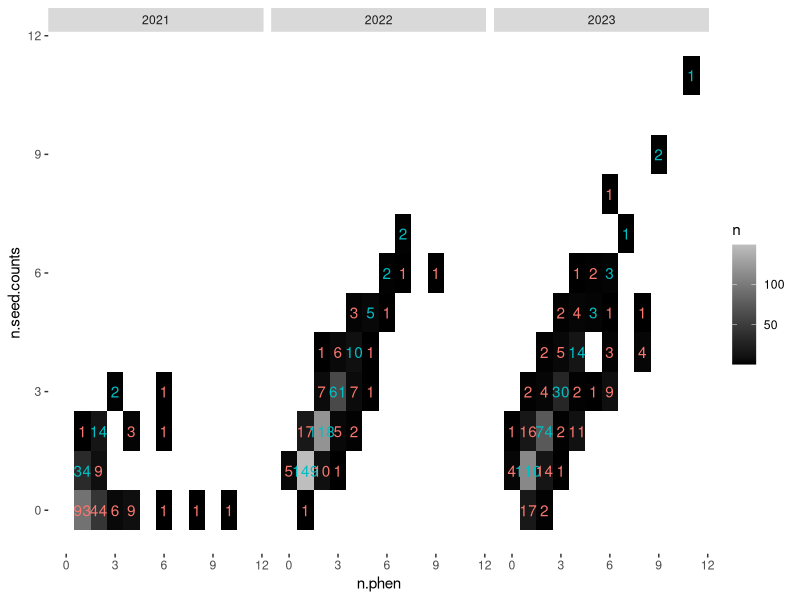
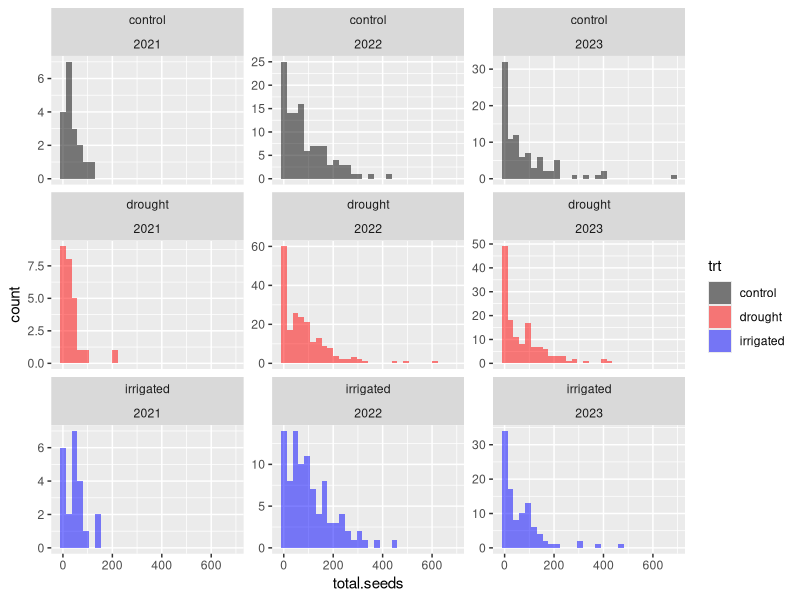

Recreate these plots in R, in order.
#################################################################################
# Script for combining and reconciling plant ids across datasets for recruitment
# estimation combining together these datasets:
# - demography (2021-2023) using the imputed survival dataset
#   (using this dataset because it's the one with the most processing)
# - seed set data per-umbel
#   (note this was reconciled with an *older* version of demography data)
# - phenology data per-umbel (a cleaned version)
# - the multiple umbel dataset (a cleaned version, with only 2021-2023)
# This script currently is only reconciling plantids among datasets - the
# corrected version is stored in a new `finalid` column.
# Once that's done I'll combine all four datasets into a single CSV for running
# some models of recruitment
# SN - init 9 Jan 2024
# #### Notes:
# - outstanding unreconciled issues, or other issues to be fixed, were flagged
# with the string UNSOLVED - I need to go back to these at some point
# in particular are there missing entries from plot 4, year 2022 in phen+/seed
# - how to handle prematurely dead umbels? ugh.
#################################################################################

library(ggplot2)
library(dplyr)
library(tidyr)

rm(list = ls())

# Processed demo
demo = read.csv('01_data_cleaning/out/demo_imputed_survival.csv') %>%
  # get rid of plants from before phen measurements and non-flowering plants
  filter(Year > 2020, No.umbels > 0 & !is.na(No.umbels)) %>%
  # remove the 'b's from plantids
  # (this will make reconciliation easier)
  mutate(plantid = gsub('b', '', plantid)) %>%
  mutate(finalid = plantid)

# Seed data
seed = read.csv('01_data_cleaning/out/demo_seed_v1.csv') %>%
  mutate(finalid = plantid.seed)

# Phen data
phen = read.csv('01_data_cleaning/out/phenology_all_ind_cleaned.csv') %>%
  mutate(finalid = plantid)

# Umbel data
mumb = read.csv('01_data_cleaning/out/multi_umbel_clean.csv') %>%
  # Turns out, there are 2020 umbel counts
  filter(Year > 2020) %>%
  mutate(finalid = plantid)

### All plantids

all.plantids = rbind(
  # Demo data
  demo %>% 
    distinct(plantid, Year) %>% 
    mutate(source = 'demo', is.in = TRUE),
  # Seed set data
  seed %>% 
    distinct(plantid.seed, year) %>% 
    mutate(source = 'seed', is.in = TRUE) %>% 
    rename(Year = year, plantid = plantid.seed),
  # Phenology data
  phen %>%
    distinct(plantid, year) %>%
    mutate(source = 'phen', is.in = TRUE) %>%
    rename(Year = year),
  # Umbel data
  # NOTE: this dataset only contains *multiple* umbels
  # so I will also add in the demo data for which there is one umbel and umbel
  # measurements
  mumb %>%
    distinct(plantid, Year) %>%
    mutate(source = 'mumb', is.in = TRUE),
  demo %>%
    filter(No.umbels %in% 1) %>%
    distinct(plantid, Year) %>%
    mutate(source = 'mumb', is.in = TRUE)
) %>%
  pivot_wider(
    id_cols = c(plantid, Year), names_from = source, 
    values_from = is.in, values_fill = FALSE
  )

head(all.plantids)
nrow(all.plantids)

all.plantids %>% 
  mutate(n.in = demo + seed + phen + mumb) %>%
  group_by(n.in) %>%
  summarise(n = n())
# lmao, jesus

all.plantids %>% 
  mutate(n.in = demo + seed + phen + mumb) %>%
  group_by(Year, n.in) %>%
  summarise(n = n())

### 2021: only a handful of plants here were included in phen
# so, there shouldn't be any plants from 2021 that are not listed in the
# phenology or seed set data
# I'll remove these plants here

all.plantids = all.plantids %>% filter(Year > 2021 | phen | seed)

### 2022: we don't have coordinates for these plants...
# we'll have to tackle these separately.

####################################################
####################################################
# Start reconciling ################################
####################################################
####################################################

##### Some rules of thumb:
# - it *would* be nice to keep the 'b' markers in here for reconciling all
# datasets... but that'll be tougher to do in code, and more work because it
# will involve editing more datasets
# so instead, I'll just remove the 'b's

##########
### 2022: coordinates not recorded
##########

all.plantids %>%
  filter(Year %in% 2022) %>%
  mutate(plantid = gsub('\\_[0-9]{1,2}[A-Z]$', '', plantid)) %>%
  group_by(plantid) %>%
  summarise(across(c(demo, seed, phen, mumb), any)) %>%
  mutate(n.in = demo + seed + phen + mumb) %>%
  group_by(n.in) %>%
  summarise(n = n())
# okay - much better!

# Plants to edit
all.plantids %>%
  filter(Year %in% 2022) %>%
  mutate(plantid = gsub('\\_[0-9]{1,2}[A-Z]$', '', plantid)) %>%
  group_by(plantid) %>%
  summarise(across(c(demo, seed, phen, mumb), any)) %>%
  filter(!(demo & seed & phen & mumb)) %>%
  print(n = nrow(.))

# 1 2230_4        TRUE  TRUE  FALSE TRUE 
# 2 2238_4        FALSE FALSE TRUE  FALSE

demo %>% filter(grepl('223[08]', plantid))
# no evidence of plant 2238 in demo
phen %>% filter(grepl('223[08]', plantid))
# must have been a misentry
phen = phen %>% mutate(finalid = gsub('2238', '2230', finalid))

# 3 3039_13       TRUE  FALSE FALSE TRUE
demo %>% filter(grepl('3039', plantid))
# note says 'was 3726'
# for purposes of reconciliation, I'll change it back to this
demo = demo %>% mutate(finalid = gsub('3039', '3726', finalid))

# 4 3076_15       FALSE FALSE TRUE  FALSE
phen %>% filter(grepl('3076', plantid))
# weird phen in 2022
# anyway...
demo %>% filter(grepl('3076', plantid)) # tag is not in any demo ids
demo %>% filter(grepl('3076', proc.note))
demo %>% filter(grepl('3076', demo.note))
# ah... tag misentry in phen
phen = phen %>% mutate(finalid = gsub('3076', '3706', finalid))

# 5 3143_9_140.95 TRUE  FALSE FALSE TRUE 
demo %>% filter(grepl('3143', plantid))
phen %>% filter(grepl('3143', plantid))
seed %>% filter(grepl('3143', plantid.seed))
demo %>% filter(grepl('140\\.95', plantid))
mumb %>% filter(grepl('140\\.95', plantid))
demo = demo %>% mutate(finalid = gsub('140\\.95', '14T', finalid))
mumb = mumb %>% mutate(finalid = gsub('140\\.95', '14T', finalid))

# 6 3151_3        FALSE FALSE TRUE  FALSE
phen %>% filter(grepl('3151', plantid))
demo %>% filter(grepl('3151', plantid)) # nope, diff plant
demo %>% filter(grepl('3151', demo.note))
demo %>% filter(grepl('3151', proc.note)) # nothing here...
demo %>% filter(Year %in% 2022, grepl('\\_3\\_', plantid))
demo %>% filter(grepl('7537', plantid)) # nope, not this one
demo %>% filter(grepl('3651', plantid)) # not this one...
seed %>% filter(year %in% 2022, grepl('\\_3', plantid.seed))
# (solved below!)

# 7 3164_13       TRUE  TRUE  FALSE TRUE 
demo %>% filter(grepl('3164', plantid)) # looks tag misread?
phen %>% filter(grepl('3614', plantid))
demo %>% filter(grepl('3614\\_13', plantid)) # yep - it's this one
phen = phen %>% mutate(finalid = gsub('3614\\_13', '3164_13', finalid))
phen %>% filter(grepl('3614', plantid))
phen %>% filter(grepl('3614', finalid)) # good - fixed

# 8 3164_6        TRUE  TRUE  FALSE TRUE 
phen %>% filter(grepl('3164', plantid))
demo %>% filter(grepl('3164\\_6', plantid)) # some tag chicanery here
phen %>% filter(grepl('3789', plantid)) # and there it is
phen = phen %>% mutate(finalid = gsub('3789\\_6', '3164\\_6', finalid))
phen %>% filter(grepl('3789', finalid)) # fixed
phen %>% filter(grepl('3164\\_6', finalid)) # fixed

# 9 3183_9_130.19 TRUE  FALSE FALSE TRUE 
demo %>% filter(grepl('130\\.19', plantid))
phen %>% filter(grepl('3183', plantid)) # hmm...
phen %>% filter(year %in% 2022, grepl('\\_9$', plantid)) # uh...?
phen %>% filter(grepl('\\_9\\_', plantid)) # super strange...
seed %>% filter(grepl('\\_9\\_', plantid.seed)) # also strange...
# so there are no plants from plot 9 in phen or seed aside from this one?
# weird

# 10 3296_7        TRUE  TRUE  FALSE TRUE 
# 11 3298_7        FALSE FALSE TRUE  FALSE
demo %>% filter(grepl('3296', plantid))
phen %>% filter(grepl('3298', plantid)) # there it is
# change it in all years?
phen = phen %>% mutate(finalid = gsub('3298\\_7', '3296_7', finalid))
phen %>% filter(grepl('3296\\_7', finalid))

# 12 3321_4        TRUE  FALSE FALSE TRUE 
demo %>% filter(grepl('3321', plantid))
phen %>% filter(grepl('3321', plantid))
phen %>% filter(year %in% 2022, grepl('\\_4$', plantid)) # hmm...
phen %>% 
  filter(year %in% 2022, grepl('\\_4$', plantid)) %>%
  group_by(plantid) %>%
  filter(n() == 2) # hmm...
all.plantids %>%
  filter(Year %in% 2022, !demo) %>%
  filter(grepl('3182\\_4', plantid) | grepl('3730\\_4', plantid) | grepl('7545\\_4', plantid))
# demo sheet says no phen for this plant

# 13 3363_14       FALSE FALSE TRUE  FALSE
# 14 3367_14       TRUE  TRUE  FALSE TRUE 
demo %>% filter(grepl('3363', plantid))
demo %>% filter(grepl('3367', plantid))
phen %>% filter(grepl('3363', plantid))
seed %>% filter(grepl('3363', plantid.seed))
phen = phen %>% mutate(finalid = gsub('3363', '3367', finalid))
phen %>% filter(grepl('3363', finalid))
phen %>% filter(grepl('3367', finalid)) # fixed

# 15 3379_14       FALSE TRUE  TRUE  FALSE
phen %>% filter(grepl('3379', plantid))
demo %>% filter(grepl('3379', plantid)) # interesting - here in 2023
seed %>% filter(grepl('3379', plantid.seed))
# ah... listed as having no umbels in 2022...
####### UNSOLVED #######
# phen says stalk was eaten; should do zero seeds...

# 16 3389_13       FALSE FALSE FALSE TRUE 
mumb %>% filter(grepl('3389', plantid))
phen %>% filter(grepl('3481', plantid))
mumb = mumb %>% mutate(finalid = gsub('3389', '3481', finalid))

# 17 3456_6        TRUE  FALSE FALSE FALSE
demo %>% filter(grepl('3456', plantid))
phen %>% filter(grepl('7587', plantid))
all.plantids %>% filter(grepl('7587', plantid))
# change in demo
demo = demo %>% mutate(finalid = gsub('3456', '7587', finalid))
demo %>% filter(grepl('3456', finalid))
demo %>% filter(grepl('7587', finalid))

# 18 3469_14       TRUE  TRUE  TRUE  FALSE
mumb %>% filter(grepl('3469', plantid)) # it's here in 2023
demo %>% filter(grepl('3469', plantid))
# hmm... okay might not need changing?

# 19 3481_13       TRUE  TRUE  TRUE  FALSE # fixed above

# 20 3495_14       TRUE  TRUE  FALSE TRUE 
demo %>% filter(grepl('3495', plantid))
# okay... no notes suggesting other tags...
phen %>% filter(grepl('3495', plantid)) # it's here in 2023
demo %>% filter(Year %in% 2022, grepl('\\_14\\_1A', plantid))
# wow that kinda sucks. nearly identical tags in the same location...
demo %>% filter(grepl('\\_14\\_1A', plantid))
# yeah that sucks
# anyway
# also there's no umbel diameter listed for the 2022 record (damn)
phen %>% filter(grepl('3459', plantid)) # only two umbels are listed here (one clipped)
# okay. I don't think this can be fixed.
phen %>% filter(year %in% 2022, grepl('\\_14', plantid))

# 21 3542_1        TRUE  TRUE  TRUE  FALSE
demo %>% filter(grepl('3542', plantid), Year %in% 2022)
demo %>% filter(grepl('3542', plantid)) # no notes about tags...
mumb %>% filter(grepl('\\_1\\_', plantid), Year %in% 2022) %>% distinct(plantid)
mumb %>% filter(grepl('\\_1\\_0I', plantid), Year %in% 2022) # nothing here
mumb %>% filter(grepl('\\_1\\_[01238]I', plantid), Year %in% 2022)
all.plantids %>% filter(Year %in% 2022, grepl('\\_1\\_', plantid), !demo, mumb)
####### UNSOLVED #######
# think it's just... not recorded. or data entry mistake?

# 22 3555_4        TRUE  FALSE FALSE TRUE 
demo %>% filter(grepl('3555', plantid)) # no other tags
phen %>% filter(grepl('3555', plantid)) # here in 2021
seed %>% filter(grepl('3555', plantid.seed)) # here in 2021...
all.plantids %>% filter(grepl('\\_4$', plantid), Year %in% 2022, phen)
# maybe 3656...? no... that would have appeared below...
####### UNSOLVED #######

# 23 3558_13       TRUE  FALSE FALSE TRUE 
demo %>% filter(grepl('3558', plantid)) # no other tags
phen %>% filter(grepl('3558', plantid))
phen %>% filter(grepl('3769', plantid), year %in% 2022) # yep that's it
mumb %>% filter(grepl('3769', plantid)) # sweet
# only one umbel in 2021/2022 so no need to change mumb
demo = demo %>% mutate(finalid = gsub('3558', '3769', finalid))

# 24 3563_4        TRUE  FALSE FALSE TRUE 
demo %>% filter(grepl('3563', plantid)) # no other tags
phen %>% filter(grepl('3563', plantid)) # not here at all...
phen %>% filter(grepl('\\_4$', plantid)) %>% distinct(plantid, .keep_all = TRUE)
seed %>% filter(grepl('3563', plantid.demo)) # nothing here...
seed %>% filter(grepl('\\_4\\_', plantid.demo)) %>% distinct(plantid.demo, .keep_all = TRUE)
# could it be 3656?
demo %>% filter(grepl('3656', plantid), Year %in% 2022) # nope, that's here
####### UNSOLVED #######

# 25 3595_13       FALSE TRUE  FALSE FALSE
seed %>% filter(grepl('3595', plantid.seed)) # ? should be here...
demo %>% filter(grepl('3595', plantid))
# ah... it's not listed as flowering in demo
# although it's not in phen...
phen %>% filter(grepl('3595', plantid)) # here in 2021
phen %>% filter(grepl('\\_13$', plantid)) %>% distinct(plantid, .keep_all = TRUE)
demo %>% filter(grepl('3593', plantid), Year %in% 2022) # nope, not mis-entered as 3593
####### UNSOLVED #######
####### go into demo and add flowering info to 3595_13 in 2022
####### (although it has no phen... maybe I should use budding phen?)

# 26 3614_13       FALSE FALSE TRUE  FALSE # should have been fixed above...
phen %>% filter(grepl('3614', plantid))

# 27 3634_4        TRUE  FALSE FALSE TRUE 
demo %>% filter(grepl('3634', plantid)) # probably not a tag fix... (14 leaves??)
mumb %>% filter(grepl('3634', plantid)) # okay, good
phen %>% filter(grepl('3634', plantid)) # here in 2021
seed %>% filter(grepl('3634', plantid.demo)) # nothing
seed %>% filter(grepl('\\_4\\_', plantid.demo), year %in% 2022)
# ugh... not here?
phen %>% filter(grepl('\\_4$', plantid), year %in% 2022)
####### UNSOLVED #######

# 28 3651_3        TRUE  TRUE  FALSE TRUE 
demo %>% filter(grepl('3651', plantid)) # no other tag
phen %>% filter(grepl('3651', plantid)) # 2023 only
seed %>% filter(grepl('3651', plantid.demo)) # come on man...
all.plantids %>% filter(Year %in% 2022, phen, !seed)
# THAT'S IT! right?
phen %>% filter(grepl('3151', plantid))
demo %>% filter(grepl('3151\\_3', plantid)) # looks promising...
seed %>% filter(grepl('3151\\_3', plantid.seed))
phen = phen %>% mutate(finalid = gsub('3151\\_3', '3651_3', finalid))

# 29 3706_15       TRUE  TRUE  FALSE TRUE  # possibly fixed above
phen %>% filter(grepl('3706', finalid))

# 30 3726_13       FALSE TRUE  TRUE  FALSE
demo %>% filter(grepl('3726', plantid)) # nada
seed %>% filter(grepl('3726', plantid.seed))
demo %>% filter(grepl('\\_13\\_', plantid), Year %in% 2022, No.umbels %in% 1)
demo %>% filter(grepl('3726', proc.note)) # tag was changed
demo %>% filter(grepl('3039', plantid))
demo = demo %>% mutate(finalid = gsub('3039', '3726', finalid))

# 31 3735_4        TRUE  FALSE FALSE TRUE 
demo %>% filter(grepl('3735', plantid))
demo %>% filter(grepl('3735', proc.note))
demo %>% filter(grepl('3735', demo.note))
phen %>% filter(grepl('\\_4$', plantid))
####### UNSOLVED #######

# 32 3750_4        TRUE  FALSE FALSE TRUE 
demo %>% filter(grepl('3750', plantid))
demo %>% filter(grepl('3750', proc.note))
demo %>% filter(grepl('3750', demo.note))
phen %>% filter(grepl('\\_4$', plantid))
# 3730? 7550?
phen %>% filter(grepl('3730', plantid), year %in% 2022) # nope
phen %>% filter(grepl('7550', plantid), year %in% 2022) # nope
####### UNSOLVED #######

# 33 3769_13       FALSE TRUE  TRUE  FALSE
demo %>% filter(grepl('3769', plantid))
demo %>% filter(grepl('3769', demo.note))
demo %>% filter(grepl('3769', proc.note)) # fixed above

# 34 3770_9        TRUE  FALSE FALSE TRUE 
demo %>% filter(grepl('3770', plantid))
phen %>% filter(grepl('3059', plantid))
phen %>% filter(grepl('3770', plantid))
seed %>% filter(grepl('3770', plantid.demo))
seed %>% filter(grepl('3770', plantid.seed))
####### UNSOLVED #######

# 35 3782_1        FALSE TRUE  TRUE  FALSE
demo %>% filter(grepl('3782', plantid)) # it's here in 2023
# ahhh this was that weird pair
demo %>% filter(grepl('3814', plantid))
seed %>% filter(grepl('3782', plantid.seed))
# but which of these is which
# probably requires looking at the original datasheets
####### UNSOLVED #######
# (but solvable!)

# 36 3789_6        FALSE FALSE TRUE  FALSE
phen %>% filter(grepl('3789', plantid)) # already fixed

# 37 3813_15       FALSE FALSE TRUE  FALSE
phen %>% filter(grepl('3813', plantid))
demo %>% filter(grepl('3813', proc.note))
demo %>% filter(grepl('3813', demo.note))
# plant is 3831
demo %>% filter(grepl('3831', plantid))
seed %>% filter(grepl('3831', plantid.seed))
phen %>% filter(grepl('3813\\_15', plantid))
# specifically 3831_15
phen = phen %>% mutate(finalid = gsub('3813\\_15', '3831_15', finalid))
phen %>% filter(grepl('3813\\_15', finalid)) # good
phen %>% filter(grepl('3831\\_15', finalid)) # fixed

# 38 3814_1        TRUE  TRUE  TRUE  FALSE
demo %>% filter(grepl('3814', plantid))
# this is the one from above
# look at the original datasheets
####### UNSOLVED #######
# (but solvable!)

# 39 3831_15       TRUE  TRUE  FALSE TRUE 
phen %>% filter(grepl('3831', plantid)) # fixed above

# 40 3866_7        TRUE  TRUE  FALSE TRUE 
phen %>% filter(grepl('3866', plantid)) # 2021 record only
demo %>% filter(grepl('3866', proc.note))
demo %>% filter(grepl('3866', plantid)) # 3866 (ah.. is below)
phen %>% filter(grepl('3886', plantid))
phen = phen %>% mutate(finalid = gsub('3886', '3866', finalid))
phen %>% filter(grepl('3886', finalid))

# 41 3880_13       FALSE FALSE FALSE TRUE 
mumb %>% filter(grepl('3880', plantid))
# some confusion with 7537
mumb %>% filter(grepl('7537', plantid)) # none here
demo %>% filter(grepl('7537', plantid))
phen %>% filter(grepl('7537', plantid))
mumb = mumb %>% mutate(finalid = gsub('3880', '7537', finalid))

# 42 3886_7        FALSE FALSE TRUE  FALSE # solved above

# 43 5037_7        TRUE  TRUE  FALSE TRUE 
demo %>% filter(grepl('5037', plantid))
# note says no tracking phenology (death)

# 44 5040_7        TRUE  TRUE  FALSE TRUE
demo %>% filter(grepl('5040', plantid))
# note says umbel is dead
seed %>% filter(grepl('5040', plantid.seed))

# 45 7526_1        FALSE TRUE  FALSE FALSE
# 46 7536_1        TRUE  FALSE TRUE  TRUE 
seed %>% filter(grepl('7526', plantid.seed)) # (lol? why did I do this)
phen %>% filter(grepl('7536', plantid))
demo %>% filter(grepl('7536', plantid))
seed = seed %>% mutate(finalid = gsub('7526', '7536', finalid))
seed %>% filter(grepl('7526', finalid))
seed %>% filter(grepl('7536', finalid))

# 47 7537_13       TRUE  TRUE  TRUE  FALSE # solved above

# 48 7587_6        FALSE TRUE  TRUE  TRUE 
demo %>% filter(grepl('7587', proc.note))
demo %>% filter(grepl('7587', plantid))
demo %>% filter(grepl('7587', finalid)) # fixed above


##########
### Re-combine these based on finalids
##########

all.plantids = rbind(
  # Demo data
  demo %>% 
    distinct(finalid, Year) %>% 
    mutate(source = 'demo', is.in = TRUE),
  # Seed set data
  seed %>% 
    distinct(finalid, year) %>% 
    mutate(source = 'seed', is.in = TRUE) %>% 
    rename(Year = year),
  # Phenology data
  phen %>%
    distinct(finalid, year) %>%
    mutate(source = 'phen', is.in = TRUE) %>%
    rename(Year = year),
  # Umbel data
  # NOTE: this dataset only contains *multiple* umbels
  # so I will also add in the demo data for which there is one umbel and umbel
  # measurements
  mumb %>%
    distinct(finalid, Year) %>%
    mutate(source = 'mumb', is.in = TRUE),
  demo %>%
    filter(No.umbels %in% 1) %>%
    distinct(finalid, Year) %>%
    mutate(source = 'mumb', is.in = TRUE)
) %>%
  pivot_wider(
    id_cols = c(finalid, Year), names_from = source, 
    values_from = is.in, values_fill = FALSE
  )

head(all.plantids)
nrow(all.plantids)

all.plantids %>% 
  filter(!(Year %in% 2022)) %>%
  mutate(n.in = demo + seed + phen + mumb) %>%
  group_by(n.in) %>%
  summarise(n = n())
# still quite bad, goodness

all.plantids %>% 
  mutate(n.in = demo + seed + phen + mumb) %>%
  group_by(Year, n.in) %>%
  summarise(n = n())

### 2021: only a handful of plants here were included in seed
# so, there shouldn't be any plants from 2021 that are not listed in the
# seed set data
# I'll remove these plants here

all.plantids = all.plantids %>% filter(Year > 2021 | seed)

####################
# Next - look at 2021
####################

# all.plantids %>%
#   filter(Year %in% 2021) %>%
#   filter(!(demo & mumb & phen & seed)) %>%
#   print(n = nrow(.))

# 1 3135_12_7G   2021 TRUE  TRUE  TRUE  FALSE
demo %>% filter(grepl('3135', plantid))
mumb %>% filter(grepl('3135', plantid))
# notes suggest that one of these two umbels was closed
# so, remove from data?

# 2 3143_9_14T   2021 TRUE  TRUE  TRUE  FALSE
demo %>% filter(grepl('3143', plantid))
mumb %>% filter(grepl('3143', plantid))
# one umbel area is listed - other is closed
# remove?

# 3 3149_14_19A  2021 TRUE  TRUE  FALSE TRUE 
demo %>% filter(grepl('3149', plantid))
phen %>% filter(grepl('\\_14\\_', plantid), year %in% 2021)
# ah... somehow coords got recoreded as '29' instead of '19'
phen = phen %>% mutate(finalid = gsub('3149\\_14\\_29A', '3149_14_19A', finalid))
phen %>% filter(grepl('\\_14\\_', plantid), year %in% 2021)

# 4 3179_6_5E    2021 TRUE  TRUE  FALSE TRUE 
phen %>% filter(grepl('\\_6\\_', finalid), year %in% 2021) %>% distinct(finalid) # that's a lot
demo %>% filter(grepl('3179', plantid))
# in 2022, tag was 3748
phen %>% filter(grepl('3748', plantid)) # and there it is
phen = phen %>% mutate(finalid = gsub('3748', '3179', finalid))
phen %>% filter(grepl('3179', finalid)) # good

# 5 3436_15_17H  2021 TRUE  TRUE  FALSE TRUE 
demo %>% filter(grepl('3436', plantid))
phen %>% filter(grepl('3436', plantid))
phen %>% filter(grepl('3436\\_15\\_17H', plantid))
# mis-entered coordinates
phen = phen %>% mutate(finalid = gsub('3436\\_15\\_12H', '3436_15_17H', finalid))
phen %>% filter(grepl('3436\\_15\\_17H', finalid))

# 6 3453_7_0C    2021 TRUE  TRUE  TRUE  FALSE
demo %>% filter(grepl('3453', plantid)) # no umbels... maybe died? also doesn't say SOS
phen %>% filter(grepl('3453', plantid))
seed %>% filter(grepl('3453', plantid.seed)) # only one is dead
mumb %>% filter(grepl('3453', plantid)) # here in 2022
mumb %>% filter(grepl('\\_7\\_', plantid), Year %in% 2021) # nobody else in plot 7, also not SOS (ugh)
# maybe it was just never entered?
####### UNSOLVED #######

# 7 3567_1_3I    2021 TRUE  TRUE  TRUE  FALSE
demo %>% filter(grepl('3567', plantid)) # only one umbel listed
mumb %>% filter(grepl('3567', plantid)) # yep, here in 2022-23
seed %>% filter(grepl('3567', plantid.seed)) # dead
# guess it'll just get excluded

# 8 3916_6_7C    2021 TRUE  TRUE  FALSE TRUE 
demo %>% filter(grepl('3916', plantid)) # no other tags
phen %>% filter(grepl('\\_6\\_', plantid), year %in% 2021) %>% distinct(plantid)
# bet it's 3918
phen %>% filter(grepl('3918', plantid))
demo %>% filter(grepl('3918', plantid))
phen = phen %>% mutate(finalid = gsub('3918', '3916', finalid))
phen %>% filter(grepl('3916', finalid))

# 9 3978_13_2F   2021 TRUE  TRUE  TRUE  FALSE
demo %>% filter(grepl('3978', plantid)) # only one umbel diameter listed
seed %>% filter(grepl('3978', plantid.seed)) # yes - it's dead

# 10 3365_1_0J    2021 FALSE TRUE  TRUE  FALSE
seed %>% filter(grepl('3365', plantid.seed))
demo %>% filter(grepl('3365\\_1', plantid)) # listed as 
# oh... it's listed as having zero umbels in 2021
phen %>% filter(grepl('3365', plantid))
####### UNSOLVED #######
# check for a data entry error?

# 11 3418_1_18E   2021 FALSE TRUE  TRUE  FALSE
seed %>% filter(grepl('3418', plantid.seed), year %in% 2021)
demo %>% filter(grepl('3418', plantid)) # coords mis-entered
demo = demo %>% mutate(finalid = gsub('3418\\_1\\_18B', '3418_1_18E', finalid))
demo %>% filter(grepl('3418\\_1\\_18E', finalid))

# 12 3122_4_8J    2021 FALSE TRUE  TRUE  FALSE
seed %>% filter(grepl('3122', plantid.seed))
# it's listed as not flowering in 2021 demo (zero umbels)
####### UNSOLVED #######
# check for a data entry error?

# 13 3555_4_11T   2021 FALSE TRUE  TRUE  FALSE
demo %>% filter(grepl('3555', plantid)) # I changed the coord in processing
demo = demo %>% mutate(finalid = gsub('3555\\_4\\_11J', '3555_4_11T', finalid))
demo %>% filter(grepl('3555\\_4\\_11T', finalid))

# 14 3488_5_13J   2021 FALSE TRUE  FALSE FALSE
demo %>% filter(grepl('3488', plantid)) # just a coord issue
mumb %>% filter(grepl('3488', plantid))
phen %>% filter(grepl('3488', plantid)) # hmm... not sure what 2023 will look like
seed %>% filter(grepl('3488', plantid.seed)) # missed in 2023?
demo = demo %>% mutate(finalid = gsub('3488\\_5\\_15I', '3488_5_13J', finalid))
mumb = mumb %>% mutate(finalid = gsub('3488\\_5\\_15I', '3488_5_13J', finalid))

# 15 5045_5_13C   2021 FALSE TRUE  TRUE  FALSE
demo %>% filter(grepl('5045', plantid))
mumb %>% filter(grepl('5045', plantid)) # hmm...
# actually maybe here change seed/phen instead of demo/mumb
seed %>% filter(grepl('5045', plantid.seed))
seed = seed %>% mutate(finalid = gsub('5045\\_5_13C', '5045_5_12B', finalid))
phen %>% filter(grepl('5045', plantid))
phen = phen %>% mutate(finalid = gsub('5045\\_5_13C', '5045_5_12B', finalid))

##########
### Re-combine these based on finalids, again
##########

all.plantids = rbind(
  # Demo data
  demo %>% 
    distinct(finalid, Year) %>% 
    mutate(source = 'demo', is.in = TRUE),
  # Seed set data
  seed %>% 
    distinct(finalid, year) %>% 
    mutate(source = 'seed', is.in = TRUE) %>% 
    rename(Year = year),
  # Phenology data
  phen %>%
    distinct(finalid, year) %>%
    mutate(source = 'phen', is.in = TRUE) %>%
    rename(Year = year),
  # Umbel data
  # NOTE: this dataset only contains *multiple* umbels
  # so I will also add in the demo data for which there is one umbel and umbel
  # measurements
  mumb %>%
    distinct(finalid, Year) %>%
    mutate(source = 'mumb', is.in = TRUE),
  demo %>%
    filter(No.umbels %in% 1) %>%
    distinct(finalid, Year) %>%
    mutate(source = 'mumb', is.in = TRUE)
) %>%
  pivot_wider(
    id_cols = c(finalid, Year), names_from = source, 
    values_from = is.in, values_fill = FALSE
  ) %>%
  filter(Year > 2021 | seed)

head(all.plantids)
nrow(all.plantids)

all.plantids %>% 
  filter(!(Year %in% 2022)) %>%
  mutate(n.in = demo + seed + phen + mumb) %>%
  group_by(n.in) %>%
  summarise(n = n())
# better but not by much

all.plantids %>% 
  mutate(n.in = demo + seed + phen + mumb) %>%
  group_by(Year, n.in) %>%
  summarise(n = n())
# A lot of 2023 to do. Probably coordinate issues (bleh)


####################
# Fix 2023
####################

all.plantids %>%
  filter(Year %in% 2023) %>%
  filter(!(demo & mumb & phen & seed)) %>%
  arrange(finalid) %>%
  print(n = nrow(.))
# that's a lot
# prune out the coords, there's gotta be a clever way to do this... maybe see if
# any tag-plots show up multiple times?

all.plantids %>%
  filter(Year %in% 2023) %>%
  separate(finalid, into = c('tag', 'plot', 'coord'), sep = '_', remove = FALSE) %>%
  select(-coord) %>%
  unite(c(tag, plot), col = planttag, sep = "_") %>%
  group_by(planttag) %>%
  filter(n() > 2)
# only two cases to worry about

all.plantids %>%
  filter(Year %in% 2023) %>%
  separate(finalid, into = c('tag', 'plot', 'coord'), sep = '_', remove = FALSE) %>%
  select(-coord) %>%
  unite(c(tag, plot), col = planttag, sep = "_") %>%
  arrange(planttag) %>% 
  filter(!(demo & seed & phen & mumb))
# jesus that's a lot

all.plantids %>%
  filter(Year %in% 2023) %>%
  separate(finalid, into = c('tag', 'plot', 'coord'), sep = '_', remove = FALSE) %>%
  select(-coord) %>%
  unite(c(tag, plot), col = planttag, sep = "_") %>%
  arrange(planttag) %>% 
  filter(!(demo & seed & phen & mumb)) %>%
  # Get rid of plants where there are two records and the plant-tag combo
  # appears in every data set
  group_by(planttag) %>%
  filter(!(n() %in% 2 & any(demo) & any(seed) & any(phen) & any(mumb))) %>%
  print(n = nrow(.))
# jesus what is up with the seed and phen data in 2023

seed %>% filter(year %in% 2023) %>% distinct(plantid.seed) %>% nrow()
seed %>% 
  filter(year %in% 2023) %>% 
  distinct(plantid.seed, .keep_all = TRUE) %>% 
  group_by(plot) %>%
  summarise(n = n())
phen %>% filter(year %in% 2023) %>% distinct(plantid) %>% nrow()
demo %>% filter(Year %in% 2023, !is.na(No.umbels), No.umbels > 0) %>% nrow()
# ah... ~150 plants in demo but not in phen
# interesting
# So I'll just focus on the plants in phen and seed?

all.plantids %>%
  filter(Year %in% 2023) %>%
  separate(finalid, into = c('tag', 'plot', 'coord'), sep = '_', remove = FALSE) %>%
  select(-coord) %>%
  unite(c(tag, plot), col = planttag, sep = "_") %>%
  arrange(planttag) %>% 
  filter(!(demo & seed & phen & mumb)) %>%
  # Get rid of plants where there are two records and the plant-tag combo
  # appears in every data set
  group_by(planttag) %>%
  filter(!(n() %in% 2 & any(demo) & any(seed) & any(phen) & any(mumb))) %>%
  ungroup() %>%
  arrange(desc(seed), desc(phen), planttag) %>%
  print(n = nrow(.))

# 1 3125_5_2I     3125_5    2023 FALSE TRUE  TRUE  FALSE
demo %>% filter(grepl('3125\\_5', plantid))
phen %>% filter(grepl('3125\\_5', plantid))
seed %>% filter(grepl('3125\\_5', plantid.seed))
phen = phen %>% mutate(finalid = gsub('3125\\_5\\_2I', '3125_5_3I', finalid))
seed = seed %>% mutate(finalid = gsub('3125\\_5\\_2I', '3125_5_3I', finalid))

# 2 3368_15_14B   3368_15   2023 FALSE TRUE  TRUE  FALSE
seed %>% filter(grepl('3368', plantid.seed))
# I checked demo - plant has an all-NA record because it disappeared
# no fix for this

# 3 3391_13_8G    3391_13   2023 FALSE TRUE  TRUE  FALSE
seed %>% filter(grepl('3391\\_13', plantid.seed))
demo %>% filter(grepl('3391\\_13', plantid))
phen = phen %>% mutate(finalid = gsub('3391\\_13\\_8G', '3391_13_7G', finalid))
seed = seed %>% mutate(finalid = gsub('3391\\_13\\_8G', '3391_13_7G', finalid))

# 4 3785_6_15H    3785_6    2023 FALSE TRUE  TRUE  FALSE
seed %>% filter(grepl('3785', plantid.seed))
demo %>% filter(grepl('3785', proc.note)) # lol? it's listed as no plant in 2023...
phen %>% filter(grepl('3785', plantid)) # ?

# 5 5849_7_1E     5849_7    2023 FALSE TRUE  TRUE  FALSE
seed %>% filter(grepl('5849', plantid.seed)) # doesn't match with anything in demo...
demo %>% filter(grepl('5049', plantid))
mumb %>% filter(grepl('5049', plantid))
seed = seed %>% mutate(finalid = gsub('5849', '5049', finalid))
phen = phen %>% mutate(finalid = gsub('5849', '5049', finalid))

# 6 7698_10_9D    7698_10   2023 TRUE  TRUE  TRUE  FALSE
demo %>% filter(grepl('7698', plantid))
mumb %>% filter(grepl('7[0-9]98', plantid))
mumb = mumb %>% mutate(finalid = gsub('7598', '7698', finalid))

# 7 3069_7_1B     3069_7    2023 FALSE TRUE  FALSE FALSE
seed %>% filter(grepl('3069', plantid.seed))
demo %>% filter(grepl('3069', plantid))
phen %>% filter(grepl('3069', plantid)) # not in phen though...
phen %>% filter(grepl('\\_7\\_[12][ABC]', plantid))
# oh right... umbel is dead.. well even still
seed = seed %>% mutate(finalid = gsub('3069\\_7\\_1B', '3069_7_1C', finalid))

# 8 3297_15_11H   3297_15   2023 FALSE TRUE  FALSE FALSE
seed %>% filter(grepl('3297', plantid.seed))
# clipped so probably not in demo won't be in phen

# 9 3454_6_15I    3454_6    2023 FALSE TRUE  FALSE FALSE
seed %>% filter(grepl('3454', plantid.seed)) # ah... missing from phen due to missing records?
demo %>% filter(grepl('3454', plantid)) # hmm...
# oh well, ignore

# 10 3518_3_16J    3518_3    2023 FALSE TRUE  FALSE FALSE
seed %>% filter(grepl('3518', plantid.seed), year %in% 2023)
# wait... data entry error?
# why are there two different plots listed here...
demo %>% filter(grepl('3518', plantid))
# three umbels, just like in seed
# these are all listed as being in plot 6 and not 3
# same with the multi-umbel dataset
# must be a data entry error
seed = seed %>% mutate(finalid = gsub('3518\\_[36]\\_16J', '3518_6_10I', finalid))
phen = phen %>% mutate(finalid = gsub('3518\\_6\\_16J', '3518_6_10I', finalid))

# 11 3590_13_9B    3590_13   2023 FALSE TRUE  FALSE FALSE
seed %>% filter(grepl('3590', plantid.seed))
# listed as 'gone 4 jun'; it's flowering in demo but won't be in phen

# 12 3636_7_3I     3636_7    2023 FALSE TRUE  FALSE FALSE
seed %>% filter(grepl('3636', plantid.seed))
# also listed as "gone" on 24 May

# 13 5570_6_18H    5570_6    2023 FALSE TRUE  FALSE FALSE
seed %>% filter(grepl('5570', plantid.seed))
# there are no plants with tags starting with 55, so this is def an entry error
demo %>% filter(grepl('\\_6\\_18[GH]', plantid), Year %in% 2023) # hmm... not liking this
# not listed in processing or demo notes...
####### UNSOLVED #######
# check datasheets

# 14 7519_5_3D     7519_5    2023 TRUE  TRUE  FALSE TRUE 
seed %>% filter(grepl('7519', plantid.seed))
# okay, I changed the tag at one point...
phen %>% filter(grepl('7512', plantid))
demo %>% filter(grepl('7519', plantid))
demo %>% filter(grepl('7512', plantid))
# ugh... okay going to assume 7512 was misentered as 7519
phen = phen %>% mutate(finalid = gsub('7512\\_5\\_3D', '7519_5_3D', finalid))

# 15 3182_4_17H    3182_4    2023 FALSE FALSE TRUE  FALSE
phen %>% filter(grepl('3182', plantid))
demo %>% filter(grepl('3182', plantid)) # not here in 2023...
# I don't see evidence this anywhere
# oh... listed as NA/NP in demo, disappeared...
####### UNSOLVED #######
# change in demo

# 16 3192_1_11B    3192_1    2023 TRUE  FALSE TRUE  TRUE 
demo %>% filter(grepl('3192', plantid))
phen %>% filter(grepl('3192', plantid))
# it's listed in seed in 2022
# very weirdly I don't see any plants in 2023 in seed with an x-coord greater than 10
# maybe they were left out from seed? or not entered?
# (seeds were not counted here)

# 17 3193_1_15A    3193_1    2023 FALSE FALSE TRUE  FALSE
phen %>% filter(grepl('3193', plantid)) # maybe a misentry
demo %>% filter(grepl('3193\\_1', plantid))
# yep
seed %>% filter(grepl('3193\\_1', plantid.seed)) # annoying
phen = phen %>% mutate(finalid = gsub('3193\\_1\\_15A', '3193_1_16C', finalid))
# still might not be in seed though (very strange)

# 18 3424_1_12G    3424_1    2023 TRUE  FALSE TRUE  TRUE 
phen %>% filter(grepl('3424\\_1\\_', plantid))
demo %>% filter(grepl('3424\\_1\\_', plantid))
mumb %>% filter(grepl('3424', plantid))
seed %>% filter(grepl('3424', plantid.seed))
# ah... again, a missing plant from plot 1, xcoord > 10
# check data entry... I wonder if these were just missed
# (note to past self - yes, they were)

# 19 3432_1_19A    3432_1    2023 TRUE  FALSE TRUE  TRUE 
# seems likely the same as above.,,
phen %>% filter(grepl('3432\\_1\\_', plantid), year %in% 2023)
demo %>% filter(grepl('3432\\_1\\_', plantid))

# 20 3463_14_6A    3463_14   2023 FALSE FALSE TRUE  FALSE
phen %>% filter(grepl('3463', plantid))
demo %>% filter(grepl('3463', plantid)) # hmm... 
# ah, it's listed for some reason as not flowering in 2023?
demo %>% filter(grepl('\\_14\\_5B', plantid), Year %in% 2023) # nope
####### UNSOLVED #######
# but I will change the ID in phen to match the demo id at least
phen = phen %>% mutate(finalid = gsub('3463\\_14\\_6A', '3463_14_5B', finalid))

# 21 3477_2_5C     3477_2    2023 FALSE FALSE TRUE  FALSE
phen %>% filter(grepl('3477', plantid))
demo %>% filter(grepl('3477', plantid)) # ah... listed as dead,  zero seeds
seed %>% filter(grepl('3477', plantid.seed))
####### UNSOLVED #######
# (add to seed?)

# 22 3519_2_8G     3519_2    2023 FALSE FALSE TRUE  FALSE
demo %>% filter(grepl('3519', plantid)) # also listed as dead (broken stalk)
seed %>% filter(grepl('3519', plantid.seed)) 
####### UNSOLVED #######
# add zero to seed

# 23 3556_14_17I   3556_14   2023 FALSE FALSE TRUE  FALSE
demo %>% filter(grepl('3556', plantid))
phen %>% filter(grepl('3556', plantid))
# super weird
seed %>% filter(grepl('3556', plantid.seed)) # not listed in seed for some reason...
phen = phen %>% mutate(finalid = gsub('3556\\_14\\_17I', '3556_14_15H', finalid))
seed %>% filter(grepl('\\_14\\_', plantid.seed), year %in% 2023) %>% distinct(plantid.seed)
# again, no records from xcoord 10 or above (save for one at x = 10)

# 24 3688_7_6G     3688_7    2023 FALSE FALSE TRUE  FALSE
demo %>% filter(grepl('3688', plantid)) # had flower but then disappeared
####### UNSOLVED #######
# add zero to seed

# 25 3697_5_17H    3697_5    2023 FALSE FALSE TRUE  FALSE
demo %>% filter(grepl('3697', plantid)) # umbel is dead
####### UNSOLVED #######
# add zero to seed

# 26 3763_1_12A    3763_1    2023 TRUE  FALSE TRUE  TRUE 
demo %>% filter(grepl('3763', plantid))
# ah... might be missing just because of high x-coord
seed %>% filter(grepl('3763', plantid.seed))
seed %>% filter(grepl('\\_1\\_1[0-9]', plantid.seed), year %in% 2023)

# 27 3807_5_10I    3807_5    2023 FALSE FALSE TRUE  FALSE
demo %>% filter(grepl('3807', plantid)) # dead umbel
####### UNSOLVED #######
# add zero to seed

# 28 3850_1_17E    3850_1    2023 TRUE  FALSE TRUE  TRUE 
demo %>% filter(grepl('3850', plantid))
# ah... once again, plot 1, xcoord 17

# 29 3888_5_18J    3888_5    2023 FALSE FALSE TRUE  FALSE
demo %>% filter(grepl('3888', plantid))
# dead umbel...
####### UNSOLVED #######
# add zero to seed?

# 30 3896_5_10G    3896_5    2023 FALSE FALSE TRUE  FALSE
demo %>% filter(grepl('3896', plantid))
# dead umbel
####### UNSOLVED #######
# add zero to seed?

# 31 3902_1_16I    3902_1    2023 FALSE FALSE TRUE  FALSE
demo %>% filter(grepl('3902', plantid)) # mismatch
phen %>% filter(grepl('3902', plantid))
seed %>% filter(grepl('3902\\_1', plantid.seed))
phen = phen %>% mutate(finalid = gsub('3902\\_1\\_16I', '3902_1_15J', finalid))

# 32 5770_6_18H    5770_6    2023 FALSE FALSE TRUE  FALSE
# oh... lol
demo %>% filter(grepl('5[57]70', plantid)) # nowhere in here
seed %>% filter(grepl('5[57]70', plantid.seed))
# okie dokie, here's the tag misread
demo %>% filter(grepl('\\_6\\_1', plantid)) # I don't see anything in here...
phen = phen %>% mutate(finalid = gsub('5770', '5570', finalid))
phen %>% filter(grepl('5570', finalid))

# 33 7512_5_3D     7512_5    2023 FALSE FALSE TRUE  FALSE # fixed above

# 34 7543_5_6D     7543_5    2023 FALSE FALSE TRUE  FALSE
demo %>% filter(grepl('7543', plantid))
# accidental human-induced premature death... so maybe ignore?
# at least, it won't be in seed
phen %>% filter(grepl('7543', plantid))
phen = phen %>% mutate(finalid = gsub('7543\\_5\\_6D', '7543_5_6E', finalid))

# 35 7572_15_2I    7572_15   2023 FALSE FALSE TRUE  FALSE
demo %>% filter(grepl('7572', plantid)) # not here
demo %>% filter(grepl('\\_15\\_[123][A-Z]', plantid), Year %in% 2023)
# tag must have been modified at some point... not appearing in here though
####### UNSOLVED #######

####################################################
####################################################
# Start combining ##################################
####################################################
####################################################

# Ope I guess I should reconcile the IDs across years
# ugh!

merge(
  demo %>% 
    select(Year, finalid) %>% 
    separate(finalid, into = c("tag", "plot", "coord"), sep = '_', remove = FALSE) %>%
    select(-coord) %>%
    unite(c(tag, plot), col = 'tagplot', sep = '_'),
  seed %>%
    distinct(finalid, .keep_all = TRUE) %>%
    rename(Year = year) %>%
    select(Year, finalid) %>%
    separate(finalid, into = c("tag", "plot", "coord"), sep = '_', remove = FALSE, fill = 'right') %>%
    select(-coord) %>%
    unite(c(tag, plot), col = 'tagplot', sep = '_'),
  by = c('Year', 'tagplot'), suffixes = c('.demo', '.seed')
) %>%
  filter(finalid.demo != finalid.seed, !(Year %in% 2022))
# oh a good question... does any tagplot appear twice in a year?

merge(
  demo %>% 
    select(Year, finalid) %>% 
    separate(finalid, into = c("tag", "plot", "coord"), sep = '_', remove = FALSE) %>%
    select(-coord) %>%
    unite(c(tag, plot), col = 'tagplot', sep = '_'),
  seed %>%
    distinct(finalid, .keep_all = TRUE) %>%
    rename(Year = year) %>%
    select(Year, finalid) %>%
    separate(finalid, into = c("tag", "plot", "coord"), sep = '_', remove = FALSE, fill = 'right') %>%
    select(-coord) %>%
    unite(c(tag, plot), col = 'tagplot', sep = '_'),
  by = c('Year', 'tagplot'), suffixes = c('.demo', '.seed')
) %>%
  group_by(tagplot, Year) %>%
  filter(n() > 1)
# just these two from 2023
# and thanks to the work above we know that the IDs match, so we know which one is in seed

# do any of tag-plot combos appear for different plants in different years?
# ugh... this is difficult to assess
# the number of instances of this will be small... so I won't worry about this now
# (this would be an issue if two different plants got assigned to the same tag-plot label, throwing different plants into the same random intercept)

##### Here - combine the demo and umbel datasets
### I won't change the IDs yet because all of the ID fields are present here

de.um = merge(
  x = demo %>% select(Year, finalid, No.umbels, umbel.diam),
  y = mumb %>%
    group_by(Year, finalid) %>%
    summarise(
      n.umbel.diam = n(),
      n.diam.na    = sum(is.na(umble.diameter)),
      sum.diameter = sum(umble.diameter/2, na.rm = TRUE)
    ),
  by = c("Year", "finalid"), all.x = TRUE
)

head(de.um)
nrow(de.um)
table(de.um$Year) # good

# How many plants don't have an umbel diameter?
de.um %>%
  mutate(
    umbel.status = case_when(
      !(umbel.diam %in% 'SOS') & grepl('[0-9]', umbel.diam) ~ 'umbel.diam',
      !is.na(sum.diameter) & sum.diameter > 0 ~ 'sum.diameter',
      .default = 'other'
    )
  ) %>%
  group_by(Year, umbel.status) %>%
  summarise(n = n())
# hmm... plenty of 'other's

de.um %>%
  mutate(
    umbel.status = case_when(
      !(umbel.diam %in% 'SOS') & grepl('[0-9]', umbel.diam) ~ 'umbel.diam',
      !is.na(sum.diameter) & sum.diameter > 0 ~ 'sum.diameter',
      .default = 'other'
    )
  ) %>%
  filter(umbel.status %in% 'other')
# a couple of cases where no umbel diameter was entered in demo,
# very small number of cases where all of the recorded multi-umbels are NA

# How many plants have an NA-umbel
de.um %>% summarise(p.na.readings = mean(is.na(umbel.diam) | n.diam.na > 0, na.rm = TRUE))
# about 25%... ugh

de.um = de.um %>%
  mutate(
    demo.umbels = No.umbels,
    mumb.umbels = n.umbel.diam,
    diam.umbels = case_when(
      !is.na(sum.diameter) ~ sum.diameter,
      !(is.na(umbel.diam) | umbel.diam %in% 'SOS') ~ as.numeric(umbel.diam)/2,
      .default = NA
    ),
    n.in.measure = case_when(
      !is.na(sum.diameter) ~ n.umbel.diam - n.diam.na,
      !(is.na(umbel.diam) | umbel.diam %in% 'SOS') ~ 1,
      .default = NA
    )
  ) %>%
  select(Year, finalid, demo.umbels, mumb.umbels, diam.umbels, n.in.measure)
# warning message in here...
# not sure what is causing it. 

# oh well
# try to merge in seed set now?

# first, how many NAs are there?
seed %>% filter(is.na(no.seeds)) # three records with NAs here
# annoyingly I can't find the data sheets... so I guess... don't worry about these now
# probably will get removed at some point before analysis anyway

##### Combine seed and phen data
### These also should have consistent labels

# Look for NAs in phen
phen %>% filter(is.na(survey.period), is.na(init.doy))
# none

ph.sd = merge(
  x = phen %>% 
    group_by(Year = year, finalid) %>% 
    summarise(
      mean.doy = mean(init.doy),
      n.phen = n()
    ) %>%
    separate(finalid, into = c("tag", "plot", "coord"), sep = '_', remove = FALSE, fill = 'right') %>%
    select(-coord) %>%
    unite(c(tag, plot), col = 'tagplot', sep = '_'),
  y = seed %>%
    group_by(Year = year, finalid) %>%
    summarise(
      n.seed.counts = sum(!is.na(no.seeds)),
      n.empty = sum(!no.seeds & !is.na(no.seeds)),
      total.seeds = sum(no.seeds),
    ) %>%
    separate(finalid, into = c("tag", "plot", "coord"), sep = '_', remove = FALSE, fill = 'right') %>%
    select(-coord) %>%
    unite(c(tag, plot), col = 'tagplot', sep = '_'),
  by = c('Year', 'tagplot'), all.x = TRUE, all.y = TRUE, suffixes = c('.phen', '.seed')
) %>%
  mutate(
    n.seed.counts = ifelse(is.na(n.seed.counts), 0, n.seed.counts),
    n.phen = ifelse(is.na(n.phen), 0, n.phen)
  )

head(ph.sd)
# how well often do our phenology counts match the seed observations

ph.sd %>%
  group_by(Year, n.phen, n.seed.counts) %>%
  summarise(n = n()) %>%
  ggplot(aes(x = n.phen, y = n.seed.counts, fill = n, label = n)) +
  geom_tile() +
  geom_text(aes(colour = n.phen == n.seed.counts)) +
  scale_fill_gradient(low = 'black', high = 'gray') +
  guides(colour = 'none') +
  facet_wrap(~ Year) +
  theme(panel.background = element_blank())
# okay... surprising number of cases where there are more seed counts than
# phenology observations...

##### Add in seed data now
### But this is the step where we need to reconcile ID codings
# I'll make a new column for the final ID, and assign that tot he 'finalid' if
# it has only one record in demo for that year

de.um = de.um %>%
  separate(finalid, into = c('tag', 'plot', 'coord'), sep = '_', remove = FALSE) %>%
  select(-coord) %>%
  unite(c(tag, plot), col = 'tagplot')

de.um %>% group_by(Year, tagplot) %>% filter(n() > 1)
# only one duplicated ID

dusp = merge(
  x = de.um, y = ph.sd,
  by = c('Year', 'tagplot'),
  all.x = TRUE, all.y = TRUE
)

head(dusp)
nrow(dusp)

# Go in and remove duplicated demo in 2023

dusp %>%
  group_by(Year, tagplot) %>%
  filter(n() > 1)
# two plants here

dusp = dusp %>%
  group_by(Year, tagplot) %>%
  filter(n() == 1 | finalid == finalid.phen) %>%
  ungroup()

# Add in tag and plot info

dusp = dusp %>%
  mutate(plot = gsub('[0-9]{4}\\_', '', tagplot)) %>%
  merge(y = read.csv('00_raw_data/plot_treatments.csv'))

# Evaluate
dusp %>%
  filter(!is.na(total.seeds)) %>%
  ggplot(aes(x = total.seeds, group = interaction(trt, Year))) +
  geom_histogram(aes(fill = trt), position = position_identity(), alpha = 0.5) +
  scale_fill_manual(values = c('black', 'red', 'blue')) +
  facet_wrap(trt ~ Year, scales = 'free_y')
# not super interpretable
# does look like there are a lot of failures in the drought treatments
# distributions don't look super different

# Export CSV
write.csv(
  dusp,
  file = '01_data_cleaning/out/demo_seed_phen_combined.csv',
  row.names = FALSE
)

##### Exporting another version where there is one row per umbel *from seed count data*

ph.sd.by.umbel = merge(
  x = phen %>% 
    group_by(Year = year, finalid) %>% 
    summarise(
      mean.doy = mean(init.doy),
      n.phen = n()
    ) %>%
    separate(finalid, into = c("tag", "plot", "coord"), sep = '_', remove = FALSE, fill = 'right') %>%
    select(-coord) %>%
    unite(c(tag, plot), col = 'tagplot', sep = '_'),
  y = seed %>%
    rename(Year = year) %>%
    select(Year, finalid, no.seeds) %>%
    separate(finalid, into = c("tag", "plot", "coord"), sep = '_', remove = FALSE, fill = 'right') %>%
    select(-coord) %>%
    unite(c(tag, plot), col = 'tagplot', sep = '_'),
  by = c('Year', 'tagplot'), all.x = TRUE, all.y = TRUE, suffixes = c('.phen', '.seed')
)

head(ph.sd.by.umbel)

dusp.u = merge(
  x = de.um, y = ph.sd.by.umbel,
  by = c('Year', 'tagplot'),
  all.x = TRUE, all.y = TRUE
)

dusp.u = dusp.u %>%
  group_by(Year, tagplot) %>%
  # filter(length(unique(finalid)) > 1)
  filter(length(unique(finalid)) == 1 | finalid == finalid.phen) %>%
  ungroup()

head(dusp.u)
nrow(dusp.u)

dusp.u = dusp.u %>%
  mutate(plot = gsub('[0-9]{4}\\_', '', tagplot)) %>%
  merge(y = read.csv('00_raw_data/plot_treatments.csv'))

nrow(dusp.u)

write.csv(
  dusp.u,
  file = '01_data_cleaning/out/demo_seed_phen_by_umbel_combined.csv',
  row.names = FALSE
)
